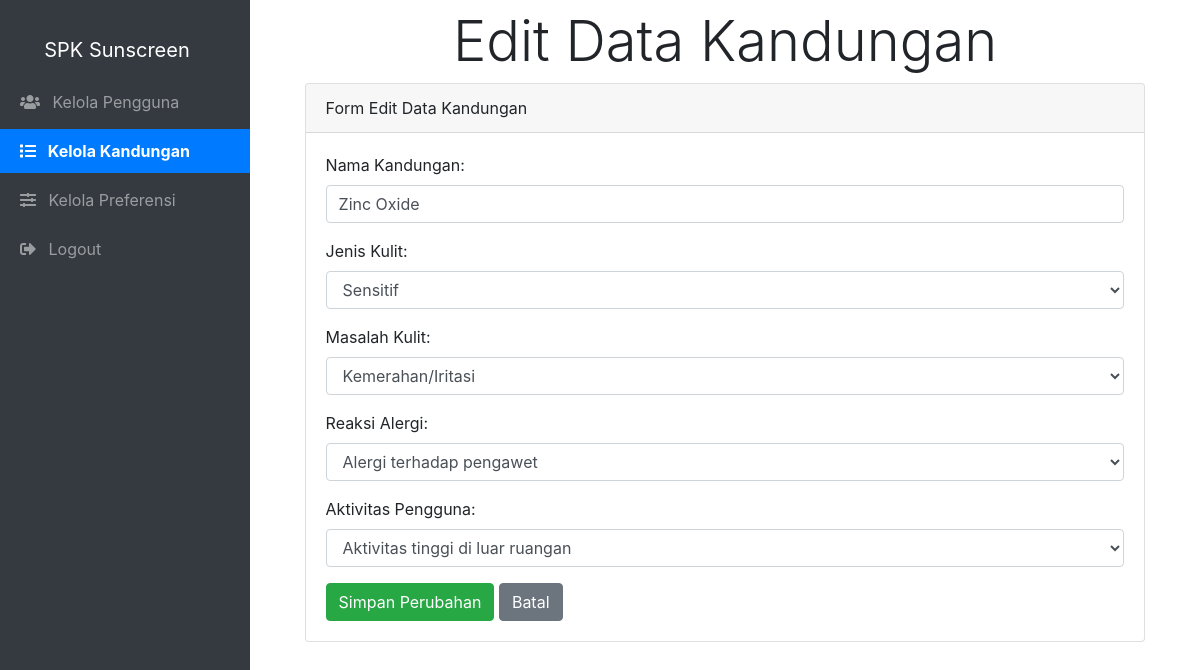
Page /admin/edit_kandungan.php?id=1 (signed in) on the committed database.
### tables this page shows
CREATE TABLE `kandungan_sunscreen` (
  `id_kandungan` int(11) NOT NULL,
  `nama` varchar(128) NOT NULL,
  `kriteria_jenis_kulit` int(11) NOT NULL,
  `kriteria_masalah_kulit` int(11) NOT NULL,
  `kriteria_reaksi_alergi` int(11) NOT NULL,
  `kriteria_aktivitas_pengguna` int(11) NOT NULL
);

CREATE TABLE `kriteria` (
  `id_kriteria` int(11) NOT NULL,
  `nama` varchar(50) NOT NULL,
  `jenis` enum('cf','sf') NOT NULL,
  `ket` varchar(50) NOT NULL
);

CREATE TABLE `sub_kriteria` (
  `id_sub_kriteria` int(11) NOT NULL,
  `nama` varchar(255) NOT NULL,
  `nilai` int(11) NOT NULL,
  `kriteria_id` int(11) NOT NULL
);

### admin/edit_kandungan.php (the view, shortened to what this page needs)
<?php
require_once '../functions.php';
$kriteria_query = mysqli_query($conn, "SELECT * FROM kriteria ORDER BY id_kriteria ASC");
$kriteria = mysqli_fetch_all($kriteria_query, MYSQLI_ASSOC);
if (isset($_GET['id'])) {
    $id_edit = $_GET['id'];
    if (is_numeric($id_edit)) {
        $stmt_select = $conn->prepare("SELECT id_kandungan, nama, kriteria_jenis_kulit, kriteria_masalah_kulit, kriteria_reaksi_alergi, kriteria_aktivitas_pengguna FROM kandungan_sunscreen WHERE id_kandungan = ?");
        $stmt_select->bind_param("i", $id_edit);
        $stmt_select->execute();
        $result_select = $stmt_select->get_result();
        $kandungan_edit = $result_select->fetch_assoc();
    } else {
        $_SESSION['error_message'] = "ID kandungan tidak valid.";
        header("Location: kelola_kandungan.php");
        exit();
    }
} else {
    header("Location: kelola_kandungan.php");
    exit();
}
include_once('../template.php');
?>
<div class="container">
    <div class="row mt-2 d-flex justify-content-center">
        <div class="display-4 text-center mb-2">
            Edit Data Kandungan
        </div>
        <div class="col-md-11">
            <div class="card mb-2">
                <div class="card-header">
                    <div class="display-6">Form Edit Data Kandungan</div>
                </div>
                <div class="card-body">
                    <form method="post">
                        <div class="form-group">
                            <label for="nama">Nama Kandungan:</label>
                            <input type="text" class="form-control" id="nama" name="nama" value="<?php echo $kandungan_edit['nama']; ?>" required>
                        </div>
                        <?php foreach ($kriteria as $k): ?>
                            <?php
                            $kriteria_field_name = 'kriteria_' . strtolower(str_replace(' ', '_', $k['nama']));
                            $selected_value = $kandungan_edit[$kriteria_field_name];
                            ?>
                            <div class="form-group">
                                <label for="<?= $kriteria_field_name ?>"><?= $k['nama']; ?>:</label>
                                <select class="form-control" id="<?= $kriteria_field_name ?>" name="<?= $kriteria_field_name ?>" required>
                                    <?php
                                    $id_kriteria = $k['id_kriteria'];
                                    $sub_kriteria_query = mysqli_query($conn, "SELECT * FROM sub_kriteria WHERE kriteria_id = '$id_kriteria' ORDER BY nama ASC");
                                    while ($sub_kriteria = mysqli_fetch_assoc($sub_kriteria_query)):
                                    ?>
                                        <option value="<?= $sub_kriteria['id_sub_kriteria']; ?>" <?= ($sub_kriteria['id_sub_kriteria'] == $selected_value) ? 'selected' : ''; ?>>
                                            <?= $sub_kriteria['nama']; ?>
                                        </option>
                                    <?php endwhile; ?>
                                </select>
                            </div>
                        <?php endforeach; ?>
                        <button type="submit" name="edit_kandungan" class="btn btn-success">Simpan Perubahan</button>
                        <a href="kelola_kandungan.php" class="btn btn-secondary">Batal</a>
                    </form>
                </div>
            </div>
        </div>
    </div>
</div>

### template.php (style rules this page uses)
body { display: flex; min-height: 100vh; margin: 0; padding: 0; }

### rows in the picture
kandungan_sunscreen: nama "Zinc Oxide"
kriteria: nama "Jenis Kulit", kriteria_jenis_kulit "Sensitif"
kriteria: nama "Masalah Kulit", kriteria_masalah_kulit "Kemerahan/Iritasi"
kriteria: nama "Reaksi Alergi", kriteria_reaksi_alergi "Alergi terhadap pengawet"
kriteria: nama "Aktivitas Pengguna", kriteria_aktivitas_pengguna "Aktivitas tinggi di luar ruangan"
